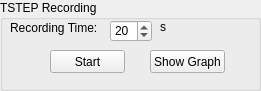
      <widget class="QGroupBox" name="groupBox_3">
       <property name="geometry">
        <rect>
         <x>480</x>
         <y>470</y>
         <width>261</width>
         <height>91</height>
        </rect>
       </property>
       <property name="title">
        <string>TSTEP Recording</string>
       </property>
       <widget class="QPushButton" name="RecordingStart_pushButton">
        <property name="geometry">
         <rect>
          <x>50</x>
          <y>50</y>
          <width>75</width>
          <height>23</height>
         </rect>
        </property>
        <property name="text">
         <string>Start</string>
        </property>
       </widget>
       <widget class="QPushButton" name="RecordingShow_pushButton">
        <property name="geometry">
         <rect>
          <x>150</x>
          <y>50</y>
          <width>75</width>
          <height>23</height>
         </rect>
        </property>
        <property name="text">
         <string>Show Graph</string>
        </property>
       </widget>
       <widget class="QSpinBox" name="RecordingTime_spinBox">
        <property name="geometry">
         <rect>
          <x>110</x>
          <y>20</y>
          <width>42</width>
          <height>22</height>
         </rect>
        </property>
        <property name="minimum">
         <number>1</number>
        </property>
        <property name="value">
         <number>20</number>
        </property>
       </widget>
       <widget class="QLabel" name="label_17">
        <property name="geometry">
         <rect>
          <x>10</x>
          <y>20</y>
          <width>90</width>
          <height>16</height>
         </rect>
        </property>
        <property name="text">
         <string>Recording Time:</string>
        </property>
       </widget>
       <widget class="QLabel" name="label_18">
        <property name="geometry">
         <rect>
          <x>160</x>
          <y>20</y>
          <width>50</width>
          <height>13</height>
         </rect>
        </property>
        <property name="text">
         <string>s</string>
        </property>
       </widget>
      </widget>
